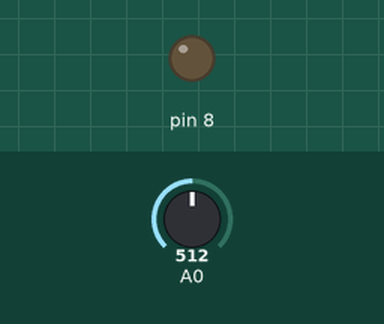
Simulated run of this sketch. Board: Arduino Uno, built with avr-gcc and run on an emulated ATmega328P. On the bench: output pins drawn as LEDs (lit = HIGH). The test bench sets the inputs (shaded band); at power-on: A0 = 512. The modem accepts every AT command (registered, SIM ready, sends succeed) and sends nothing else; what the sketch prints to the serial monitor is not drawn.

Above: at 22.1 s.
At 54.1 s:
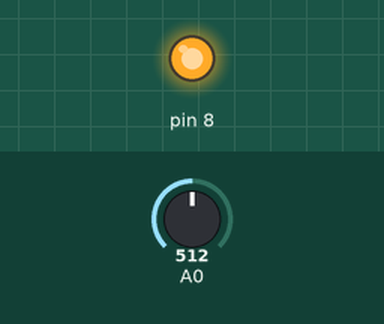
Timing chart, 0 to 90.5 s (numbered marks = the images above):
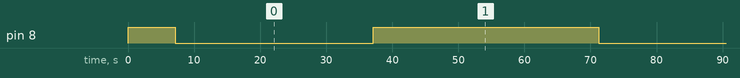

The sketch:

Send_sensor_data_to_DB.ino
```cpp
#include <SoftwareSerial.h>
#define WIFI_SSID        "Navya"
#define WIFI_PASS        "Navyaisha" // Wifi Password
#define SERVER_IP     "192.168.0.135" // IP of the target server.
#define TIMEOUT     5000 //Timeout for the serial communication
#define CONTINUE    false
#define HALT        true
#define NO_OF_PARAMETERS 1 //No of parameters sending to the server.

int ok = 0;
SoftwareSerial esp8266SerialPort(10, 11); // RX, TX
String response1;
char res[300];
int cnt = 0,temp;
void exception(String msg){ //Exception occured. Print msg and stops.
  Serial.println(msg);
  Serial.println("HALT");
  while(true){
   readResponseData("");
   delay(60000);
  }
}
boolean readResponseData(String keyword){ //Receive data from the serial port. Returns true if keyword matches.
  String response,response1;
  long deadline = millis() + TIMEOUT;
  while(millis() < deadline){
    if (esp8266SerialPort.available()){
      char ch = esp8266SerialPort.read(); // Read one character from serial port and append to a string.
      response+=ch;
      if(keyword!=""){
        if(response.indexOf(keyword)>0){ //Searched keyword found.
          Serial.println(response);

          return true;
        }
      }
    }
  }
  Serial.println(response);
  return false;
}


/*boolean readResponseData1(String keyword){ //Receive data from the serial port. Returns true if keyword matches.

  long deadline = millis() + TIMEOUT;
  while(millis() < deadline){
    if (esp8266SerialPort.available()){
      char ch = esp8266SerialPort.read(); // Read one character from serial port and append to a string.
      response1+=ch;
      res[cnt++] = ch;
      if(keyword!=""){
        if(response1.indexOf(keyword)>0){ //Searched keyword found.
          return true;
        }
      }
    }
  }
  Serial.println(response1);
  return false;
}*/

boolean sendCommand(String command, String acknowledgement, boolean stopOnError)
{
  esp8266SerialPort.println(command);
  if (!readResponseData(acknowledgement))
    if (stopOnError)
      exception(command+" Failed to execute.");
    else
      return false;            // Let the caller handle it.
  return true;                   // ack blank or ack found
}


boolean initializeESP8266Module(){
  esp8266SerialPort.begin(9600);
  esp8266SerialPort.setTimeout(TIMEOUT);
  delay(2000);

  //sendCommand("AT+RST", "ready", HALT);    // Reset & test if the module is ready
  sendCommand("AT+GMR", "OK", CONTINUE);   // Retrieves the firmware ID (version number) of the module.
  sendCommand("AT+CWMODE?","OK", CONTINUE);// Get module access mode.
  sendCommand("AT+CWMODE=1","OK", HALT);    // Station mode
  sendCommand("AT+CIPMUX=1","OK", HALT);    // Allow multiple connections (we'll only use the first).

  String cmd = "AT+CWJAP=\""; cmd += WIFI_SSID; cmd += "\",\""; cmd += WIFI_PASS; cmd += "\"";
  for(int counter=0;counter<5;counter++){
    if (sendCommand(cmd, "OK", CONTINUE)){ // Join Access Point
      Serial.println("Connected to WiFi.");
      ok = 1;
      break;
    }else if(counter==4)
      exception("Connection to Wi-Fi failed. Please Check");
  }

  delay(5000);

  sendCommand("AT+CWSAP=?", "OK", CONTINUE); // Test connection
  sendCommand("AT+CIFSR","OK", HALT);         // Echo IP address. (Firmware bug - should return "OK".)
}

void setup()
{
  pinMode(8,OUTPUT);
  digitalWrite(8,HIGH);
  Serial.begin(9600);
  //Serial.println("ESP8266 Demo");
  initializeESP8266Module();
  Serial.println("Module is ready.");
}

void loop()
{
  if(ok==1)
  {
  int sensorValue = analogRead(A0);
  Serial.println(900);
  String stringsensorValue = String(sensorValue);

          digitalWrite(8,LOW);
      delay(30000);
       digitalWrite(8,HIGH);
      delay(30000);

      SendToServer("900");


  }
}


void SendToServer(String stringsensorValue)
{
   String cmd = "AT+CIPSTART=0,\"TCP\",\""; cmd += SERVER_IP; cmd += "\",80"; //Start a TCP connection.  to server SERVER_IP on port 80
  if (!sendCommand(cmd, "OK", CONTINUE))
    return;
  delay(2000);

 // if (!sendCommand("AT+CIPSTATUS", "OK", CONTINUE))// Check for TCP Connection status.
   // return;

  String  tag[NO_OF_PARAMETERS]={"Moisture"}; //Tags for the parameters
  String data[NO_OF_PARAMETERS]={stringsensorValue}; //Values for the parameters

  cmd = "GET /esp/Modify.php?";//Path to the target server file.
  for(int count=0;count<NO_OF_PARAMETERS;count++){
    if(count!=0)
      cmd+="&";
    cmd+=tag[count];
    cmd+="="+data[count];
  }
  Serial.println(cmd);
  cmd+=" HTTP/1.1\r\nHost: "; cmd += SERVER_IP; cmd += ":80\r\n\r\n";
  if (!sendCommand("AT+CIPSEND=0,"+String(cmd.length()), ">", CONTINUE)){
    sendCommand("AT+CIPCLOSE", "", CONTINUE);
    Serial.println("Connection timeout.");
    return;
  }

  sendCommand(cmd, "OK", CONTINUE);// Send data to server.
  //readResponseData1("");// Read response data received from server.

  /*char sem,sec;
  char sub[8];
  int i = cnt;
 for(i=0;i<cnt-3;i++)
 {
   if(res[i] == 'S' && res[i+1] == 'e' && res[i+2] == 'm')
   {
      //Serial.print(res[i+3]);
      //Serial.print(res[i+4]);
      sem=res[i+4];
      sec=res[i+9];
      sub[0] = res[i+14];
      sub[1] = res[i+15];
      sub[2] = res[i+16];
      sub[3] = res[i+17];
      sub[4] = res[i+18];
      sub[5] = res[i+19];
      if(res[i+20]!='!')
      {
        sub[6] = res[i+20];
        sub[7] = '\0';
      }
      else
        sub[6] ='\0';
      Serial.print(sem);
      Serial.print(sec);
      Serial.print(sub);
      //i = i+14;

   }

 }*/
 /*int m=0;
 for(int j=i;res[i]!='!';j++)
 {
  sub[m++] = res[j];
 }/*
 Serial.print(sub);


   /*String  tag[NO_OF_PARAMETERS1]={"id"}; //Tags for the parameters
  String data[NO_OF_PARAMETERS1]={"1CS09"}; //Values for the parameters

  cmd = "GET /esp/index.php?";//Path to the target server file.
  for(int count=0;count<NO_OF_PARAMETERS1;count++){
    if(count!=0)
      cmd+="&";
    cmd+=tag[count];
    cmd+="="+data[count];
  }
  Serial.println(cmd);
  cmd+=" HTTP/1.1\r\nHost: "; cmd += SERVER_IP; cmd += ":80\r\n\r\n";
  if (!sendCommand("AT+CIPSEND=0,"+String(cmd.length()), ">", CONTINUE)){
    sendCommand("AT+CIPCLOSE", "", CONTINUE);
    Serial.println("Connection timeout.");
    return;
  }

  sendCommand(cmd, "OK", CONTINUE);// Send data to server.
  readResponseData1("");// Read response data received from server.
  */

  /*Serial.print(res);
  cnt = temp;
  char tempc = res[cnt];
  Serial.print(tempc);
  Serial.print(tempc);
  Serial.print(tempc);*/
  delay(2000);


 //exception("ONCE ONLY");
}
```

Measured:
- by itself, pin 8: alternates HIGH for 34.1 s and LOW for 30.0 s
